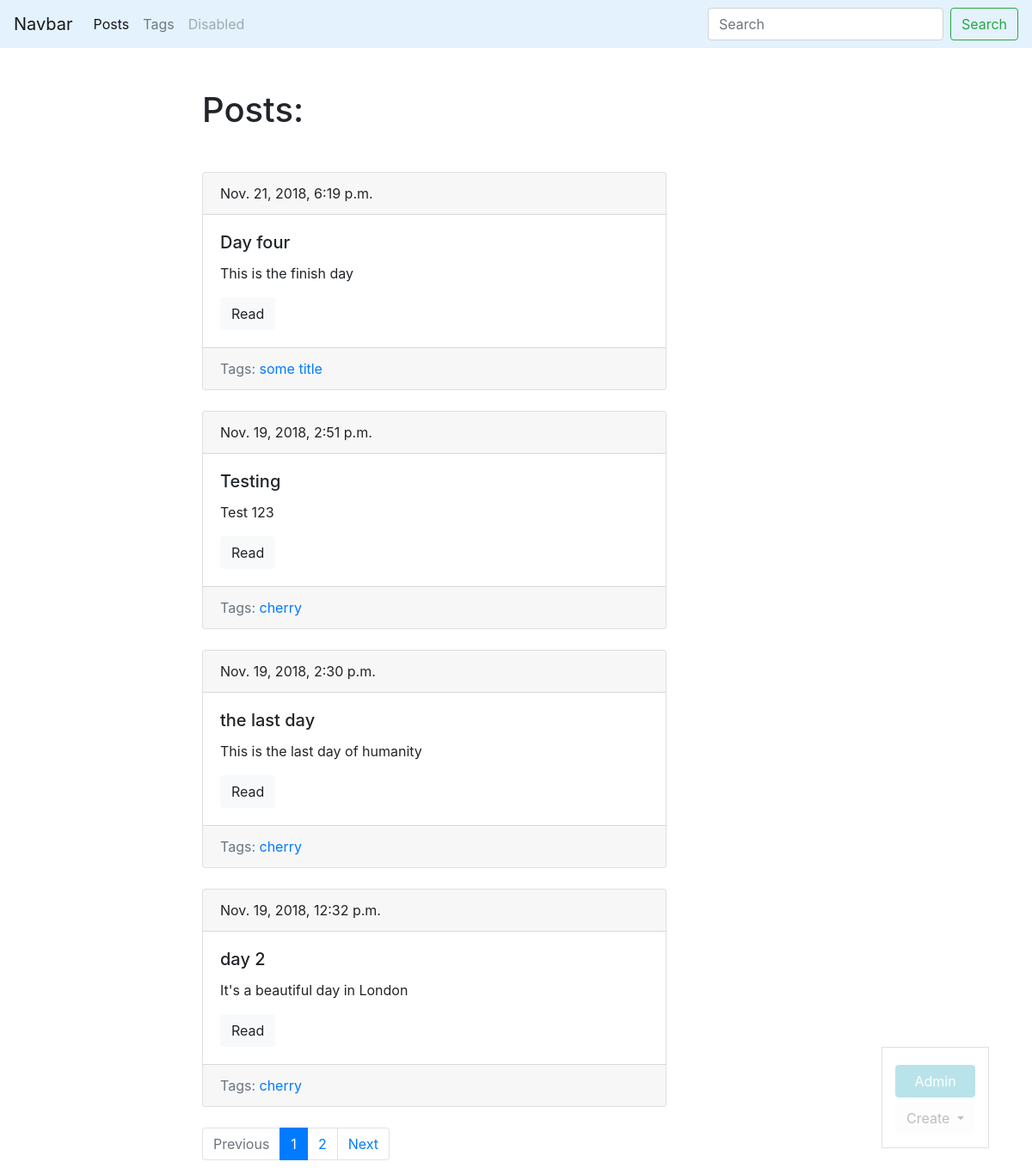
Page /blog/ (signed in) on the committed database.
### blog/models.py (models this page shows, shortened)
class Post(models.Model):
    title = models.CharField(max_length=150, db_index=True)
    slug = models.SlugField(max_length=150, blank=True, unique=True)
    body = models.TextField(blank=True, db_index=True)
    date_pub = models.DateTimeField(auto_now_add=True)
    tags = models.ManyToManyField('Tag', blank=True, related_name='posts')
    def get_absolute_url(self):
        return reverse('post_detail_url', kwargs={'slug':self.slug})
    class Meta:
        ordering = ['-date_pub']

class Tag(models.Model):
    title = models.CharField(max_length=50)
    slug = models.SlugField(max_length=50, unique=True)
    def get_absolute_url(self):
        return reverse('tag_detail_url', kwargs={'slug':self.slug})
    class Meta:
        ordering = ['title']

### blog/views.py (the view)
# urls.py: path('', posts_list, name='posts_list_url'),
def posts_list(request):
    search_query = request.GET.get('search', '')
    if search_query:
        posts = Post.objects.filter(Q(title__icontains=search_query) | Q(body__icontains=search_query))
    else:
        posts = Post.objects.all()
    paginator = Paginator(posts, 4)
    page_number = request.GET.get('page', 1)
    page = paginator.get_page(page_number)
    is_paginated = page.has_other_pages()
    if page.has_previous():
        prev_url = '?page={}'.format(page.previous_page_number())
    else:
        prev_url = ''
    if page.has_next():
        next_url = '?page={}'.format(page.next_page_number())
    else:
        next_url = ''
    context = {
        'page_object':page,
        'is_paginated': is_paginated,
        'prev_url': prev_url,
        'next_url': next_url
        }
    return render(request, 'blog/index.html', context=context)

### blog/templates/blog/index.html (shortened to what this page needs)
{% extends 'blog/base_blog.html' %}
{% block content %}
    <h1 class="mb-5">Posts:</h1>
    {% for post in page_object.object_list %}
    {% include 'blog/includes/post_card_template.html' %}
    {% endfor %}
{% endblock %}

### blog/templates/blog/includes/post_card_template.html
<div class="card mb-4">
  <div class="card-header">
    {{ post.date_pub }}
  </div>
  <div class="card-body">
    <h5 class="card-title">{{ post.title }}</h5>
    <p class="card-text">{{ post.body | truncatewords:15}}</p>
    <a href="{{ post.get_absolute_url }}" class="btn btn-light">Read</a>
  </div>
  <div class="card-footer text-muted">
    Tags:
    {% for post in post.tags.all %}
        <a href="{{ post.get_absolute_url }}">{{ post.title }}</a>
    {% endfor %}
  </div>
</div>

### rows in the picture
Post: date_pub "Nov. 21, 2018, 6:19 p.m.", title "Day four", body "This is the finish day"
Tag: title "some title"
Post: date_pub "Nov. 19, 2018, 2:51 p.m.", title "Testing", body "Test 123"
Tag: title "cherry"
Post: date_pub "Nov. 19, 2018, 2:30 p.m.", title "the last day", body "This is the last day of humanity"
Post: date_pub "Nov. 19, 2018, 12:32 p.m.", title "day 2", body "It's a beautiful day in London"

### other values in the picture
{{ n }} "1"
{{ n }} "2"
